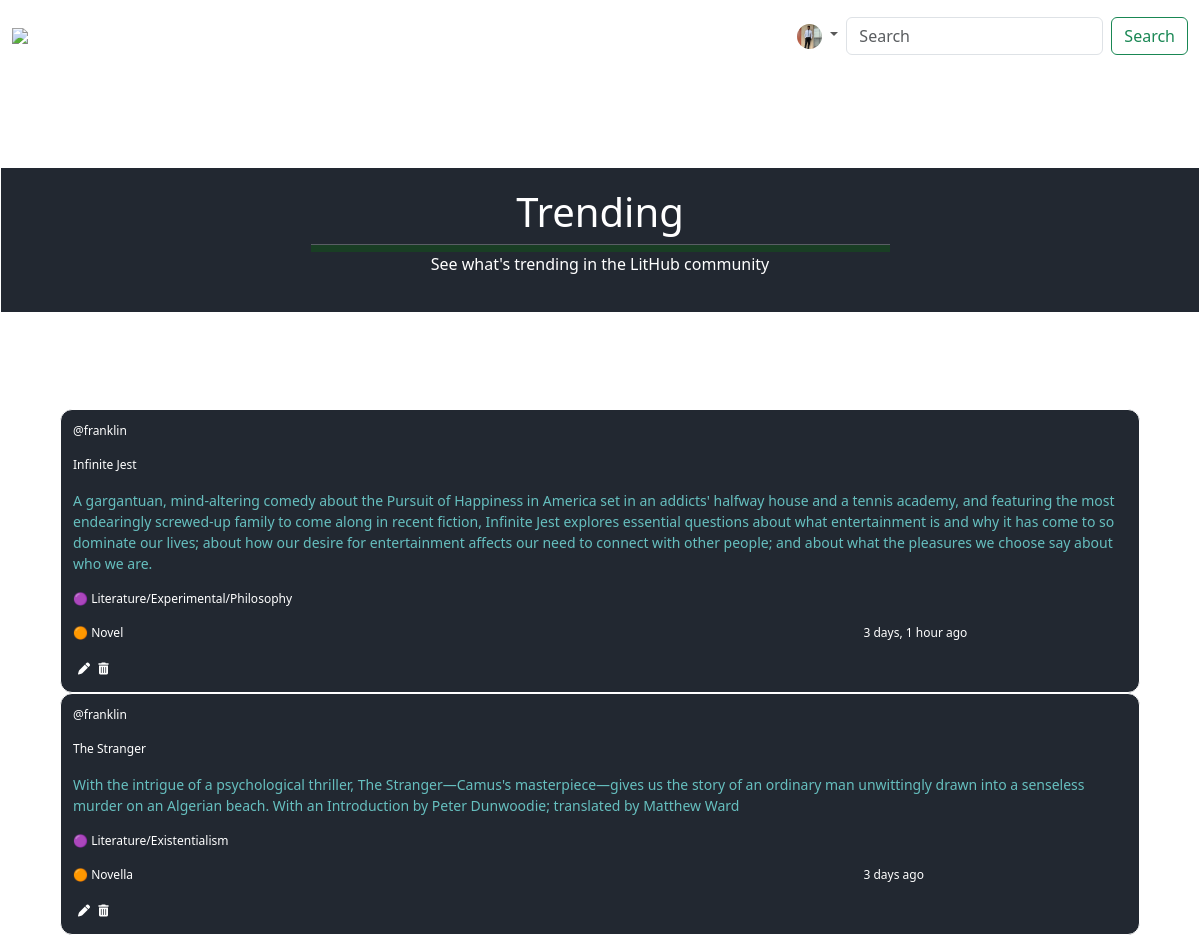
Before: /explore (signed in) with the older database file.
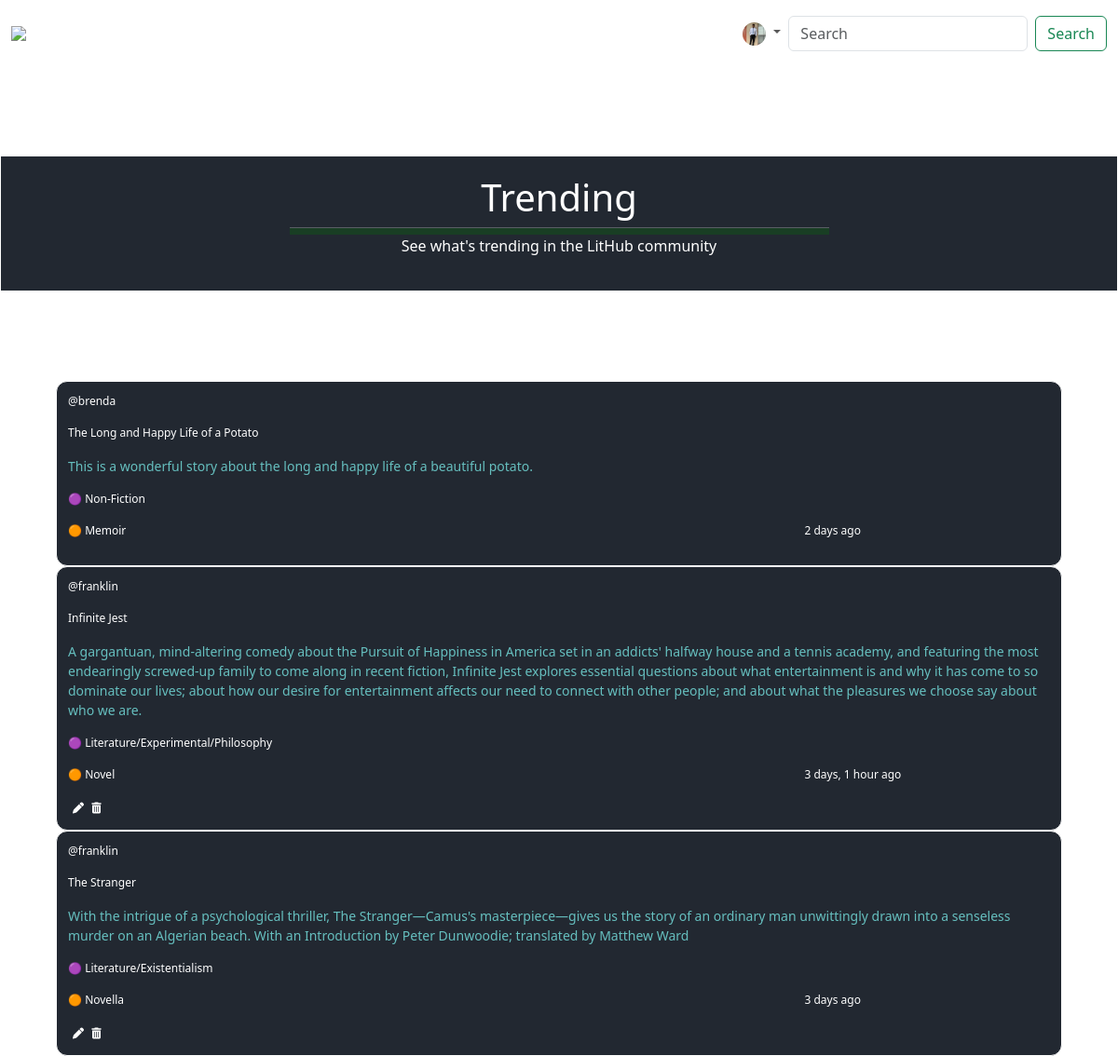
After: the same page with the newer database file.
### lithubs/models.py (models this page shows, shortened)
class Repository(models.Model):
    user = models.ForeignKey(User, on_delete = models.CASCADE)
    title = models.CharField(max_length = 200)
    synopsis = models.TextField()
    genre = models.CharField(max_length = 200)
    form = models.CharField(max_length = 200)
    body = models.TextField()
    updated = models.DateTimeField(auto_now = True)
    created = models.DateTimeField(auto_now_add = True)
    class Meta:
        verbose_name_plural = 'repositories'
        ordering = ['-updated', '-created']

### lithubs/views.py (the view)
# urls.py: path('explore', views.explore, name = 'explore'),
def explore(request):
    repos = Repository.objects.all()
    context = {'repos': repos}
    return render(request, 'lithubs/explore.html', context)

### lithubs/templates/lithubs/explore.html
{% extends 'lithubs/main.html' %}
{% block content %}
<div class="explore-wrapper">
  <h1 class="explore-header">Trending</h1>
  <hr class="explore-hr">
  <p class="explore-sub-header">See what's trending in the LitHub community</p>
</div>
{% include 'lithubs/repository_feed_component.html' %}
{% endblock content %}

### lithubs/templates/lithubs/main.html (shortened to what this page needs)
{% load static %}
{% load bootstrap5 %}
<!DOCTYPE html>
<html lang="en">
<head>
<link rel="stylesheet" href="{% static 'lithubs/css/styles.css' %}">
{% bootstrap_css %}
</head>
<body id="bg"style="background-image:url('{% static "lithubs/img/space.jpg" %}'); background-repeat:no-repeat; background-size:cover;">
{% include 'lithubs/navbar.html' %}
{% block content %}
{% endblock content %}
</body>
</html>

### lithubs/templates/lithubs/navbar.html (shortened to what this page needs)
{% load static %}
<nav class="navbar navbar-expand-lg" style='background-color: none;'>
  <div class="container-fluid">
    <img src="{% static 'lithubs/img/parchment.png' %}" style='width: 50px'>
    <a class="navbar-brand" style='color:white; font-size: 30px;' href="{% url 'lithubs:index' %}">LitHub</a>
    <div class="collapse navbar-collapse" id="navbarSupportedContent">
      <ul class="navbar-nav ms-auto mb-2 mb-lg-0">
	{% if request.user.is_authenticated %}
        <li class="nav-item">
	 <a href="{% url 'lithubs:explore' %}"class="nav-link" style='color:white'>Explore</a>
        </li>
        <li class="nav-item">
	 <a href="{% url 'lithubs:create-repository' %}"class="nav-link" style='color:white'>Create</a>
        </li>
        <li class="nav-item dropdown">
          <a class="nav-link dropdown-toggle" href="#" role="button" data-bs-toggle="dropdown" aria-expanded="false">
		  <img class="nav-profile-img" src="{% static 'lithubs/img/franklin.jpg' %}">
          </a>
        </li>
	{% endif %}
      </ul>
      <form class="d-flex" role="search">
        <input class="form-control me-2" type="search" placeholder="Search" aria-label="Search">
        <button class="btn btn-outline-success" type="submit">Search</button>
      </form>
    </div>
  </div>
</nav>

### lithubs/templates/lithubs/repository_feed_component.html
{% load static %}
	<div style="width: 90%; margin:0 auto;"class="">
		{% for repo in repos %}
		<div class="feed-repo-container">
			<p>@{{ repo.user }}</p>
			<p>{{ repo.title }}</p>
			<p id="repository-feed-synopsis">{{ repo.synopsis }}</p>
			<p>🟣 {{ repo.genre }}</p>
			<div class="profile-repo-form-created-grid">
				<div>
					<p>🟠 {{ repo.form }}</p>
					{% if request.user == repo.user %}
					<a href="{% url 'lithubs:update-repository' repo.id %}"><i style="color:white; padding: 5px;"class="fa fa-pen"></i></a>
					<a href="{% url 'lithubs:delete-repository' repo.id %}"><i style="color:white" class="fa fa-trash fa-1x"></i></a>
					{% endif %}
				</div>
				<div>
					<p>{{ repo.created|timesince }} ago</p>
				</div>
			</div>
		</div>
		{% endfor %}
	</div>

### lithubs/static/lithubs/css/styles.css (style rules this page uses)
:root { --primary-color: #222831; --secondary-color: #66bfbf; --azure: #ffffff; }
.nav-profile-img { width: 25px; height: 25px; border-radius: 50%; }
hr { width: 80%; height: 8px; margin-left: -50%; background-color:green; border: 0 none; margin-top: 100px; margin-bottom:100px; }
.explore-wrapper { margin: 8% auto; background-color: var(--primary-color); color:white; padding: 20px; border: 1px solid white; }
.explore-header { text-align: center; }
.explore-hr { margin:0 auto; width: 50%; }
.explore-sub-header { text-align: center; }
.profile-repo-form-created-grid { display: grid; grid-template-columns: 3fr 1fr; }
.feed-repo-container { background-color: var(--primary-color); border: 1px solid white; border-radius: 12px; padding: 12px; font-size: 12px; color: white; }
#repository-feed-synopsis { color: var(--secondary-color); font-size: 14px; }

Changed rows visible on the page:
added Repository: user "brenda", title "The Long and Happy Life of a Potato", synopsis "This is a wonderful story about the long and happy life of a beautiful potato.", genre "Non-Fiction", form "Memoir", created "2 days"
